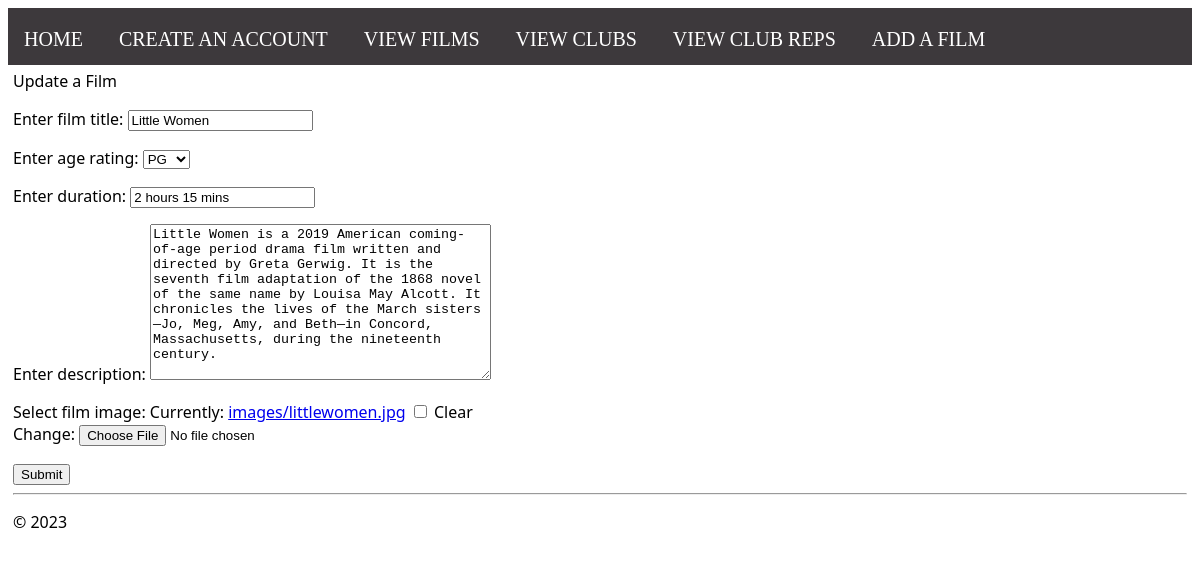
Screenshot of /films/update/24 with the database file from the repository.
### UWEFlix/models.py (models this page shows)
class Films(models.Model):
    AGE_RATING_CHOICES =(
        ('U','U'),
        ('PG','PG'),
        ('12A','12A'),
        ('15','15'),
        ('18','18'),
        ('R18','R18'),
    )
    filmTitle = models.CharField(max_length=300)
    ageRating = models.CharField(max_length=50,choices=AGE_RATING_CHOICES, default='green')
    duration = models.CharField(max_length=300)
    description = models.TextField()
    filmImages = models.ImageField(null=True, blank=True,upload_to='images/')

### UWEFlix/views.py (the view)
# urls.py: path('films/update/<int:id>',views.Film.updateFilm,name="updateFilm"),
    def updateFilm(request,id):
        film = Films.objects.get(id=id)
        form = UpdateFilmForm(instance=film)
        if request.method == 'POST':
            form = UpdateFilmForm(request.POST or None,request.FILES or None,instance=film)
            if form.is_valid():
                form.save()
                return redirect("films")
        else:
            return render(request, "UWEFlix/updateFilms.html",{"form": form})

### UWEFlix/forms.py
class UpdateFilmForm(forms.ModelForm):
    class Meta:
        model = Films
        fields = ('filmTitle','ageRating','duration','description','filmImages',)
        labels={
            "filmTitle" : "Enter film title",
            "ageRating":"Enter age rating",
            "duration":"Enter duration",
            "description":"Enter description",
            "filmImages":"Select film image",
        }

### UWEFlix/templates/UWEFlix/updateFilms.html (shortened to what this page needs)
{% extends "UWEFlix/layout.html" %}
{% block content %}
Update a Film
        <form method="POST" class="updateFilms-form" enctype="multipart/form-data">
            {{ form.as_p }}
        <input type="submit" name ="Submit">
{% endblock %}

### rows the page displays
Films: filmTitle "Little Women", ageRating "PG", duration "2 hours 15 mins", description "Little Women is a 2019 American coming-of-age period drama film written and directed by Greta Gerwig. It is the seventh film adaptation of the 1868 novel of the same name by Louisa May Alcott. It chronicles the lives of the March sisters—Jo, Meg, Amy, and Beth—in Concord, Massachusetts, during the nineteenth century."
